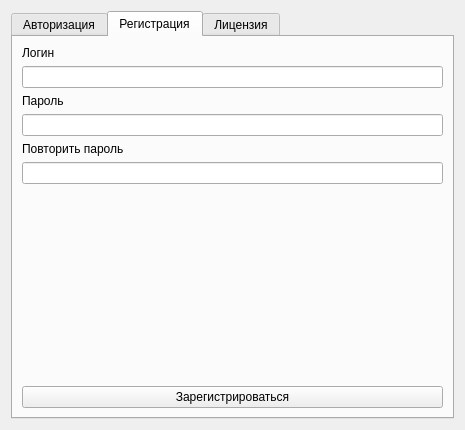
<?xml version="1.0" encoding="UTF-8"?>
<ui version="4.0">
 <class>AuthorizationMainWindow</class>
 <widget class="QWidget" name="AuthorizationMainWindow">
  <property name="geometry">
   <rect>
    <x>0</x>
    <y>0</y>
    <width>465</width>
    <height>430</height>
   </rect>
  </property>
  <property name="windowTitle">
   <string>Form</string>
  </property>
  <layout class="QVBoxLayout" name="verticalLayout">
   <item>
    <widget class="QTabWidget" name="tabWidget">
     <property name="tabShape">
      <enum>QTabWidget::Rounded</enum>
     </property>
     <property name="currentIndex">
      <number>1</number>
     </property>
     <widget class="QWidget" name="authorizationTab">
      <attribute name="title">
       <string>Авторизация</string>
      </attribute>
      <layout class="QVBoxLayout" name="verticalLayout_4">
       <item>
        <layout class="QVBoxLayout" name="verticalLayout_2">
         <item>
          <widget class="QLabel" name="label">
           <property name="text">
            <string>Логин</string>
           </property>
          </widget>
         </item>
         <item>
          <widget class="QLineEdit" name="authorizeLoginEdit">
           <property name="maxLength">
            <number>15</number>
           </property>
          </widget>
         </item>
        </layout>
       </item>
       <item>
        <layout class="QVBoxLayout" name="verticalLayout_3">
         <item>
          <widget class="QLabel" name="label_2">
           <property name="text">
            <string>Пароль</string>
           </property>
          </widget>
         </item>
         <item>
          <widget class="QLineEdit" name="authorizePasswordEdit">
           <property name="maxLength">
            <number>15</number>
           </property>
          </widget>
         </item>
        </layout>
       </item>
       <item>
        <spacer name="verticalSpacer">
         <property name="orientation">
          <enum>Qt::Vertical</enum>
         </property>
         <property name="sizeHint" stdset="0">
          <size>
           <width>20</width>
           <height>40</height>
          </size>
         </property>
        </spacer>
       </item>
       <item>
        <widget class="QPushButton" name="loginButton">
         <property name="text">
          <string>Войти</string>
         </property>
        </widget>
       </item>
      </layout>
     </widget>
     <widget class="QWidget" name="registrationTab">
      <attribute name="title">
       <string>Регистрация</string>
      </attribute>
      <layout class="QVBoxLayout" name="verticalLayout_5">
       <item>
        <layout class="QVBoxLayout" name="verticalLayout_7">
         <item>
          <widget class="QLabel" name="label_5">
           <property name="text">
            <string>Логин</string>
           </property>
          </widget>
         </item>
         <item>
          <widget class="QLineEdit" name="loginRegisterEdit">
           <property name="maxLength">
            <number>15</number>
           </property>
          </widget>
         </item>
        </layout>
       </item>
       <item>
        <layout class="QVBoxLayout" name="verticalLayout_8">
         <item>
          <widget class="QLabel" name="label_6">
           <property name="text">
            <string>Пароль</string>
           </property>
          </widget>
         </item>
         <item>
          <widget class="QLineEdit" name="passwordRegisterEdit">
           <property name="maxLength">
            <number>15</number>
           </property>
          </widget>
         </item>
        </layout>
       </item>
       <item>
        <layout class="QVBoxLayout" name="verticalLayout_9">
         <item>
          <widget class="QLabel" name="label_8">
           <property name="text">
            <string>Повторить пароль</string>
           </property>
          </widget>
         </item>
         <item>
          <widget class="QLineEdit" name="passwordRepeatRegisterEdit">
           <property name="maxLength">
            <number>15</number>
           </property>
          </widget>
         </item>
        </layout>
       </item>
       <item>
        <spacer name="verticalSpacer_2">
         <property name="orientation">
          <enum>Qt::Vertical</enum>
         </property>
         <property name="sizeHint" stdset="0">
          <size>
           <width>20</width>
           <height>40</height>
          </size>
         </property>
        </spacer>
       </item>
       <item>
        <widget class="QPushButton" name="registerButton">
         <property name="text">
          <string>Зарегистрироваться</string>
         </property>
        </widget>
       </item>
      </layout>
     </widget>
     <widget class="QWidget" name="licenceTab">
      <attribute name="title">
       <string>Лицензия</string>
      </attribute>
      <layout class="QVBoxLayout" name="verticalLayout_11">
       <item>
        <layout class="QVBoxLayout" name="verticalLayout_10">
         <item>
          <widget class="QLabel" name="label_7">
           <property name="text">
            <string>Логин</string>
           </property>
          </widget>
         </item>
         <item>
          <widget class="QLineEdit" name="licenseLoginEdit"/>
         </item>
        </layout>
       </item>
       <item>
        <spacer name="verticalSpacer_3">
         <property name="orientation">
          <enum>Qt::Vertical</enum>
         </property>
         <property name="sizeHint" stdset="0">
          <size>
           <width>20</width>
           <height>40</height>
          </size>
         </property>
        </spacer>
       </item>
       <item>
        <widget class="QPushButton" name="licenseButton">
         <property name="text">
          <string>Купить лицензию</string>
         </property>
        </widget>
       </item>
      </layout>
     </widget>
    </widget>
   </item>
  </layout>
 </widget>
 <resources/>
 <connections/>
</ui>
